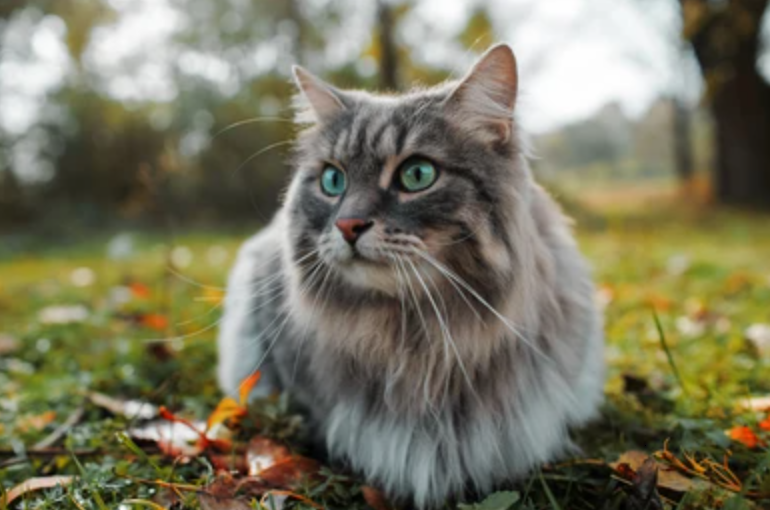
#> input picture Chapter 1/Images/cat.jpg, 770 x 510 px, found by its file name
$ jupyter execute 2-Matplot.ipynb
#> lines starting #> are read from the running program, lines starting #| are printed output that depends on the picture
# Matplotlib

## Plotting Images, points and lines

[cell 1]
from PIL import Image
from pylab import *

# read image to array
im = array(Image.open('.\Images\cat.jpg'))
#> im is the input picture: shape (510, 770, 3); mean R, G, B 121.9, 119.2, 95.9

# plot the image
imshow(im)

# some points
x = [100, 100, 400, 400]
y = [200, 500, 200, 500]

# plot the points with red star-markers
plot(x,y, 'r*')

# line plot connecting the first two points
plot(x[:2], y[:2])

# add title and show the plot
title('Plotting: "cat.jpg"')

# axis('off') #optional
show()
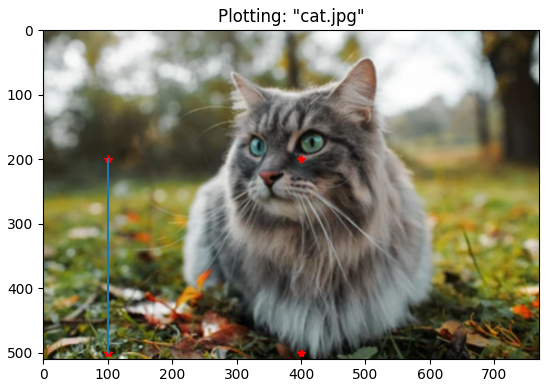
#> figure drawn by matplotlib, 1 panel

## Image contours and histograms
For contours visualization you need grayscale images, because you need a single value for every coordinate [x,y]

[cell 2]
from PIL import Image
from pylab import *

# read image to array
im = array(Image.open('./Images/cat.jpg').convert('L'))
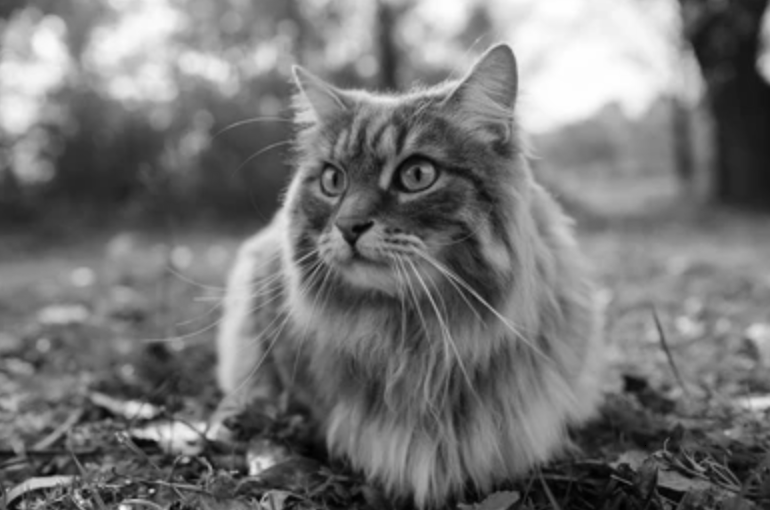
#> im: shape (510, 770); min 0, max 255, mean 117.3

# create a new figure
figure()
#don't use colors
gray()
# show contours with origin upper left corner
contour(im, origin='image')
axis('equal')
axis('off')

# histogram
figure()
# have to use the flatten(), because hist need one dimentional array
hist(im.flatten(), 128)
show()
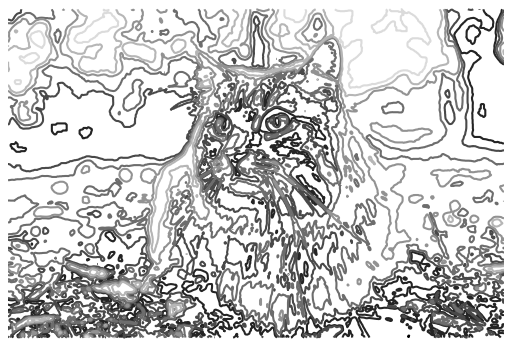
#> figure drawn by matplotlib, 1 panel
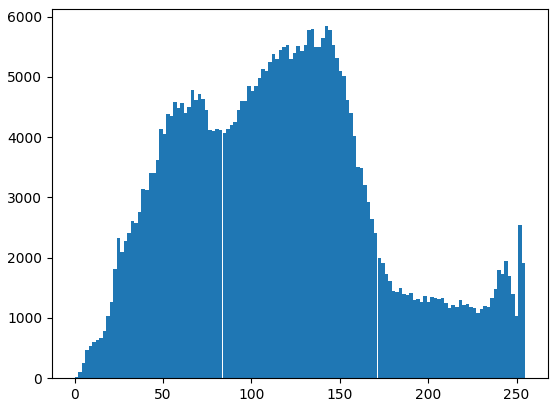
#> figure drawn by matplotlib, 1 panel; tallest bar 5842 high, from x = 141.4 to 143.4
